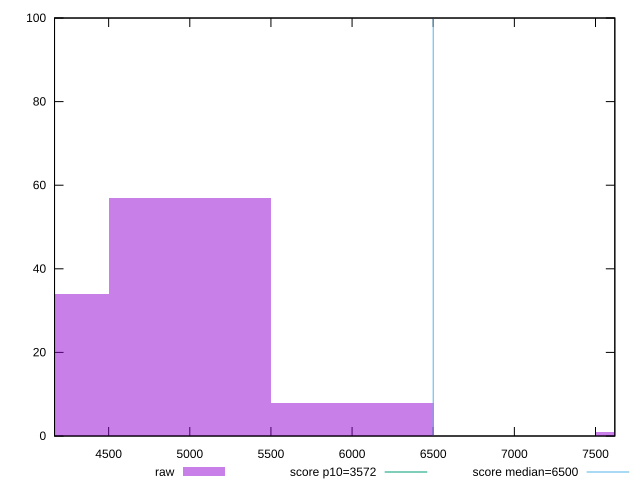

This chart was generated by the following gnuplot code:
reset

$raw <<EOF
6002.351196475986 8
5001.959330396656 57
4001.5674643173243 34
8003.1349286346485 1
EOF

set key outside below
set boxwidth 1000.3918660793311
set xrange [4166.56:7619.061]
set yrange [0:100]
set trange [0:100]
set style fill transparent solid 0.5 noborder

set parametric
set terminal svg size 640, 490 enhanced background rgb 'white'
set output "report_00015_2021-02-09T16-11-33.973Z/first-cpu-idle/samples/pages+cached+noadtech+nomedia+nocss/raw/histogram.svg"

plot $raw title "raw" with boxes, \
     3572,t title "score p10=3572", \
     6500,t title "score median=6500"

reset
